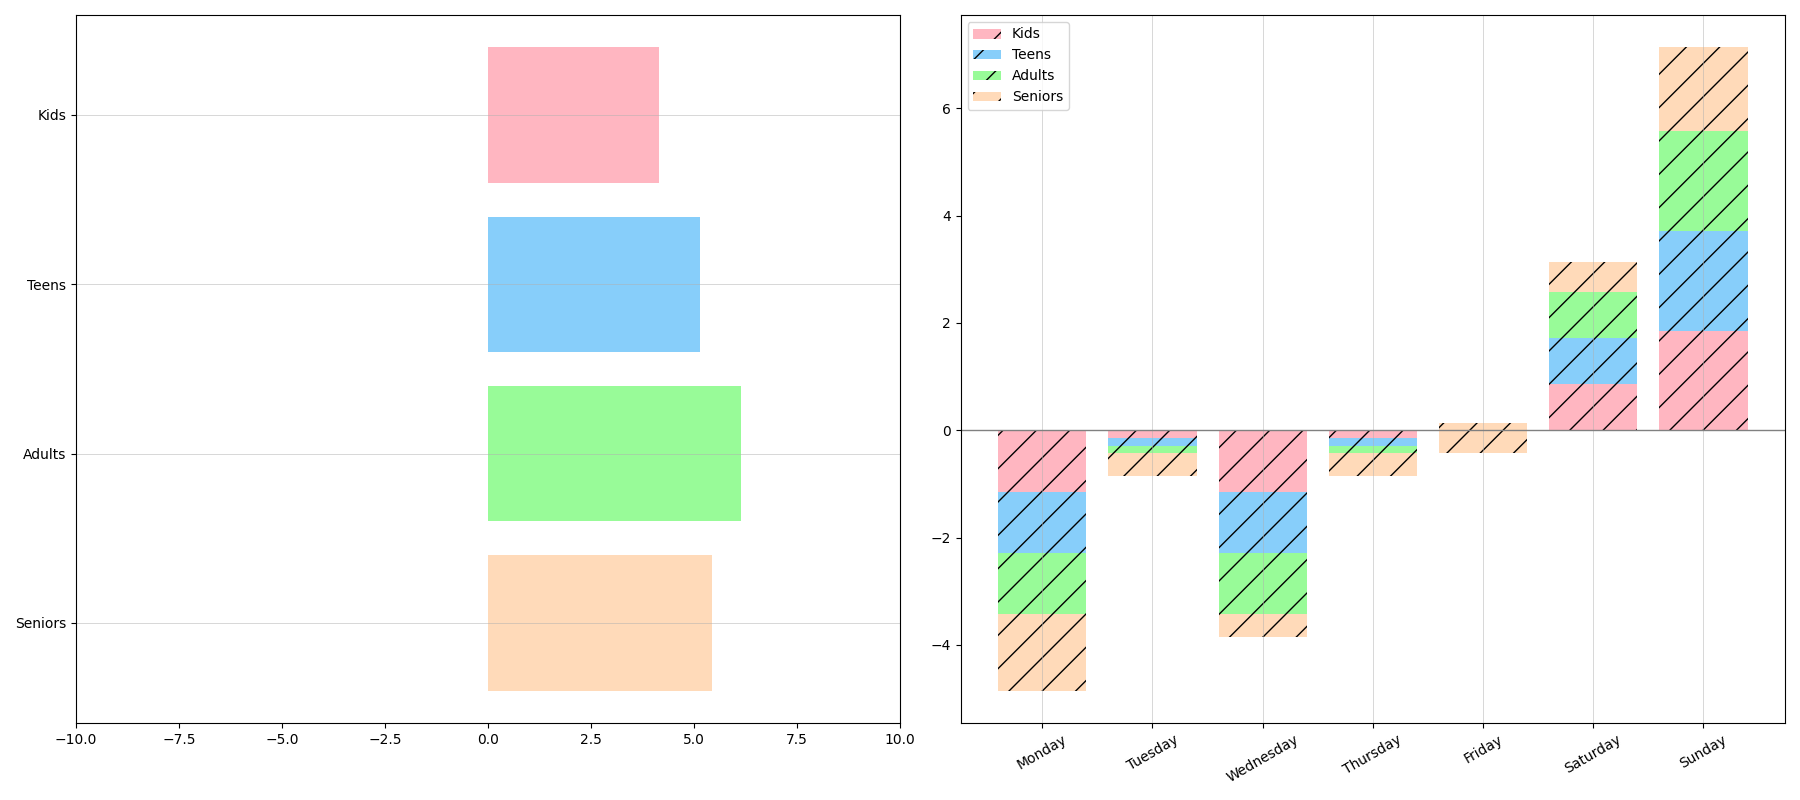

This chart was generated by the following Python code:
import numpy as np
import matplotlib.pyplot as plt

days = ["Monday", "Tuesday", "Wednesday", "Thursday", "Friday", "Saturday", "Sunday"]

kids = [3, 4, 3, 4, 4, 5, 6]
teens = [4, 5, 4, 5, 5, 6, 7]
adults = [5, 6, 5, 6, 6, 7, 8]
seniors = [4, 5, 5, 5, 6, 6, 7]

data = np.array([kids, teens, adults, seniors])

fig, axs = plt.subplots(1, 2, figsize=(18, 8))

# Plot for weekly averages with style alterations
axs[0].barh(range(len(data)), np.mean(data, axis=1), color=['#FFB6C1', '#87CEFA', '#98FB98', '#FFDAB9'])
axs[0].set_xlim(-10, 10)
axs[0].set_yticks(range(len(data)))
axs[0].set_yticklabels(["Kids", "Teens", "Adults", "Seniors"])
axs[0].invert_yaxis()
axs[0].grid(axis='y', linestyle='-', linewidth=0.7, alpha=0.5)

# Diverging bar chart with style alterations
x = np.arange(len(days))
colors = ['#FFB6C1', '#87CEFA', '#98FB98', '#FFDAB9']
bottom = np.zeros(len(days))

for i, category in enumerate(["Kids", "Teens", "Adults", "Seniors"]):
    dataset = data[i]
    axs[1].bar(x, dataset - np.mean(dataset), bottom=bottom, color=colors[i], label=category, hatch='/')
    bottom += (dataset - np.mean(dataset))

axs[1].set_xticks(x)
axs[1].set_xticklabels(days, rotation=30)
axs[1].axhline(0, color='gray', linewidth=1.0)
axs[1].legend(loc='upper left', frameon=True)
axs[1].grid(axis='x', linestyle='-', linewidth=0.7, alpha=0.5)

plt.tight_layout()
plt.show()
